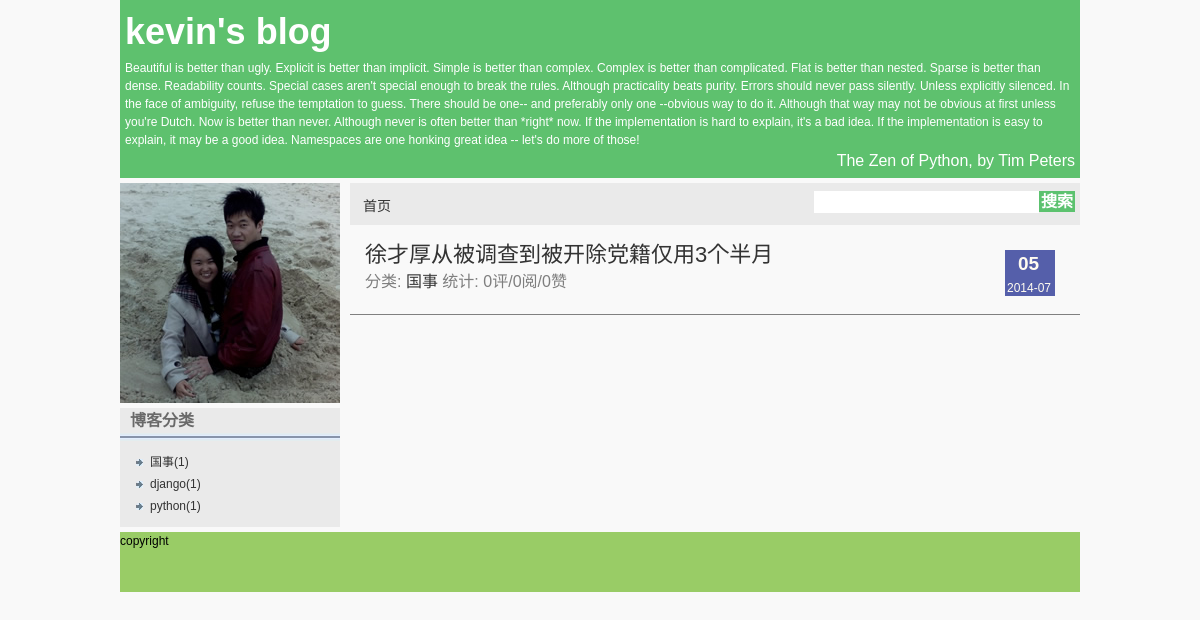
Screenshot of /blog/cat/1/ with the database file from the repository.
### blog/models.py (models this page shows, shortened)
class Category(models.Model):
    name = models.CharField("分类", max_length=64)

class Article(models.Model):
    title = models.CharField("标题", max_length=128)
    category = models.ForeignKey(Category,verbose_name="分类")
    tags = models.ManyToManyField(Tag, verbose_name="标签", blank=True)
    content = models.TextField("内容")
    create_date = models.DateTimeField("创建日期",auto_now_add=True)
    pub_date = models.DateTimeField("发布日期",auto_now=True)
    is_from = models.CharField("来自", max_length=1, default='Y', choices=(('Y','yuanchuang'),('Z','zhuanzai')))
    view_count = models.IntegerField("访问量统计", default=0)
    vote_count = models.IntegerField("支持量统计", default=0)
    comment_count = property(lambda self: self.comment_set.count())
    is_yuan = property(lambda self: self.is_from == u'Y')
    is_zhuan = property(lambda self: self.is_from == u'Z')
    def pub_date_delta():
        doc = "The pub_date_delta property."
        def fget(self):
            today = datetime.datetime.today()
            if today.year - self.pub_date.year > 0:
                self._delta = "%d年前" % (today.year - self.pub_date.year)
            elif today.month - self.pub_date.month > 0:
                self._delta = "%d个月前" % (today.month - self.pub_date.month)
            elif today.day - self.pub_date.day > 0:
                self._delta = "%d天前" % (today.day - self.pub_date.day)
            elif today.hour - self.pub_date.hour > 0:
                self._delta = "%d小时前" % (today.hour - self.pub_date.hour)
            elif today.minute - self.pub_date.minute > 0:
                self._delta = "%d分钟前" % (today.minute - self.pub_date.minute)
            else:
                self._delta = ""
            return self._delta
        def fset(self, value):
            self._delta = value
        def fdel(self):
            del self._delta
        return locals()
    pub_date_delta = property(**pub_date_delta())

### blog/views.py (the view)
# urls.py: url(r'cat/(?P<id>\d{1,5})/$', 'category', name="articles_by_cat"),
def category(request,id='0'):
    blog = Blog()
    try:
        cat = Category.objects.get(id=id)
        articles = cat.article_set.all()
    except Article.DoesNotExist, e:
        raise Http404
    return render_to_response('index.html', locals())

### blog/templates/index.html (shortened to what this page needs)
{% extends "layout.html" %}
{% block content %}
       <div class="article_list">
      	{% for article in articles %}
           <div class="article_item">
              <div class="article_date">
                <p class="day">{{ article.pub_date|date:"d" }}</p>
                <p class="date">{{ article.pub_date|date:"Y-m" }}</p>
              </div>
              <p class="title_p1"><a href="{% url 'article_by_id' article.id %}">{{ article.title }}</a></p>
              <p class="title_p2">分类: <a href="{% url 'articles_by_cat' article.category.id %}">{{ article.category.name }}</a>&nbsp;统计: {{ article.comment_count }}评/{{ article.view_count }}阅/{{ article.vote_count }}赞</p>
            </div>
            <div class="article_sep"></div>
  		  {% endfor %}
        </div>
{% endblock %}

### blog/templates/layout.html (shortened to what this page needs)
<!DOCTYPE html PUBLIC "-//W3C//DTD XHTML 1.0 Transitional//EN" "http://www.w3.org/TR/xhtml1/DTD/xhtml1-transitional.dtd">
<html xmlns="http://www.w3.org/1999/xhtml">
<head>
{% load static %}
<link href="{% get_static_prefix %}css/layout.css" rel="stylesheet" type="text/css" />
<link type="text/css" rel="stylesheet" href="{% get_static_prefix %}syntaxhighlighter/styles/shCore.css"></link>
<link type="text/css" rel="stylesheet" href="{% get_static_prefix %}syntaxhighlighter/styles/shCoreDefault.css"></link>
</head>
<body>
<div id="container">
  <div id="header">
    <p class="one">{{ blog.name }}</p>
    {% if blog.zen %}
    <p class="three">{{ blog.zen.content }}</p>
    {% if blog.zen.author %}
    <p class="two">{{ blog.zen.author }}</p>
    {% endif %}
    {% endif %}
  </div>
  <div id="mainContent">
    <div id="sidebar">
      <div id="owner">
        <div id="icon">
          <a href="{% url 'about_me' %}">
          <img src="{% get_static_prefix %}images/IMG_Ali_01447.jpg" alt="头像" name="" width="220" height="220" />
        </a>
        </div>
      </div>
      {% if blog.categories %}
      <div id="categories"><span class="sidetitle">博客分类</span>
        <div class="sep"></div>
		    <ul id="ulpic">
        {% for cat in blog.categories %}
          {% if cat.article_set.count > 0 %}
          <li><a href="{% url 'articles_by_cat' cat.id %}">{{ cat.name }}({{cat.article_set.count}})</a></li>
          {% endif %}
		    {% endfor %}
        </ul>
      </div>
      {% endif %}
    </div>
    <div id="content">
      <div id="top_div">
        <ul>
          <li><a href="{% url 'home' %}">首页</a></li>
        </ul>
        <form class="search">
        <input id="search" size="30"/><a href="/search" >搜索</a>
        </form>
      </div>
      {% block content %}
        {% endblock %}
      </div>
    </div>
    <div id="footer">copyright</div>
  </div>
</body>
</html>

### blog/static/css/layout.css (style rules this page uses)
body { font-size:14px; margin:0; line-height:150%; background-color: #F9F9F9; }
body, h1, h2, h3, h4, h5, h6, hr, p, blockquote, dl, dt, dd, ul, ol, li, pre, form, fieldset, legend, button, input, textarea, th, td, img { border:medium none; margin: 0; padding: 0; }
body, button, input, select, textarea { font: 12px/1.5 tahoma, helvetica, sans-serif; }
ul, ol { list-style: none; }
a { text-decoration: none; color:#333; }
img { border:0px; }
#container { margin:0 auto; width:80%; }
#header { background-color: #5EC16E; margin-bottom: 5px; padding: 5px; color:#FFFFFF; }
#mainContent { margin-bottom:5px; margin:0 auto; }
#sidebar #categories #ulpic { list-style-type: circle; list-style-image: url(../images/arary_r2_c2.jpg); line-height: 22px; padding-top: 10px; padding-right: 0px; padding-bottom: 10px; padding-left: 30px; margin-top: 0px; margin-right: 0px; margin-bottom: 0px; }
#sidebar .sidetitle { font-size: 16px; line-height: 25px; font-weight: bold; color: #6A6A6A; margin: 10px; }
#sidebar { margin: 0px; padding: 0px; overflow: auto; zoom:1; width:220px; float: left; }
#content { margin-left:230px !important; margin-left:207px; }
.title_p1 { color: #333333; font-size: 22px; line-height: 20px; vertical-align: middle; margin-bottom: 5px; font-weight: 450; }
.article_sep { height: 1px; background-color: #808080; }
.title_p2 { color: #7E7E7E; font-size: 16px; line-height: 24px; vertical-align: middle; }
#sidebar #owner { margin-right: auto; margin-left: auto; margin-top: 0px; margin-bottom: 5px; }
#owner #icon { height: 220px; background-color: #5CC26F; margin-bottom: 5px; }
#icon a { display: block; }
#sidebar .sep { background-image: url(../images/00000001_r2_c2.jpg); background-repeat: repeat-x; height: 8px; }
#footer { height:60px; background:#9c6; }
#sidebar #categories { margin-bottom: 5px; background-color: #EAEAEA; }
#content #top_div { height: 42px; line-height: 38px; background-color: #EAEAEA; font-size: 14px; }
.article_item { margin-top: 20px; margin-right: 15px; margin-bottom: 20px; margin-left: 15px; }
.article_date { background-color: #555FAA; height: 46px; width: 50px; float: right; margin-top: 5px; margin-right: 10px; margin-bottom: 10px; margin-left: 40px; }
#top_div ul { list-style: none; margin: 0px; padding: 0px 0px 0px 10px; }
#top_div ul li { float:left; padding: 0px 3px; height: 26px; line-height: 46px; }
.article_date p { color: #FFFBF0; }
.article_date .day { font-size: 19px; margin-left: 13px; font-weight: bold; }
.article_date .date { font-size: 12px; margin-left: 2px; }
#container #header .one { font-size: 36px; font-weight: bold; }
#container #header .two { font-size: 16px; text-align: right; }
.search { float: right; }
.search a { font-size: 16px; background-color: #5CC26F; vertical-align:middle; padding: 2px; margin-top: auto; margin-right: 5px; margin-bottom: auto; margin-left: auto; color:#FFFFFF; font-weight:bold; }
.search #search { margin:auto; height: 22px; vertical-align:middle; }

### rows the page displays
Category: name "国事", article_set.count "1"
Category: name "django", article_set.count "1"
Category: name "python", article_set.count "1"
Article: pub_date "05", pub_date "2014-07", title "徐才厚从被调查到被开除党籍仅用3个半月", category.name "国事", comment_count "0", view_count "0", vote_count "0"

### other values shown
{{ blog.name }} "kevin's blog"
{{ blog.zen.author }} "The Zen of Python, by Tim Peters"
